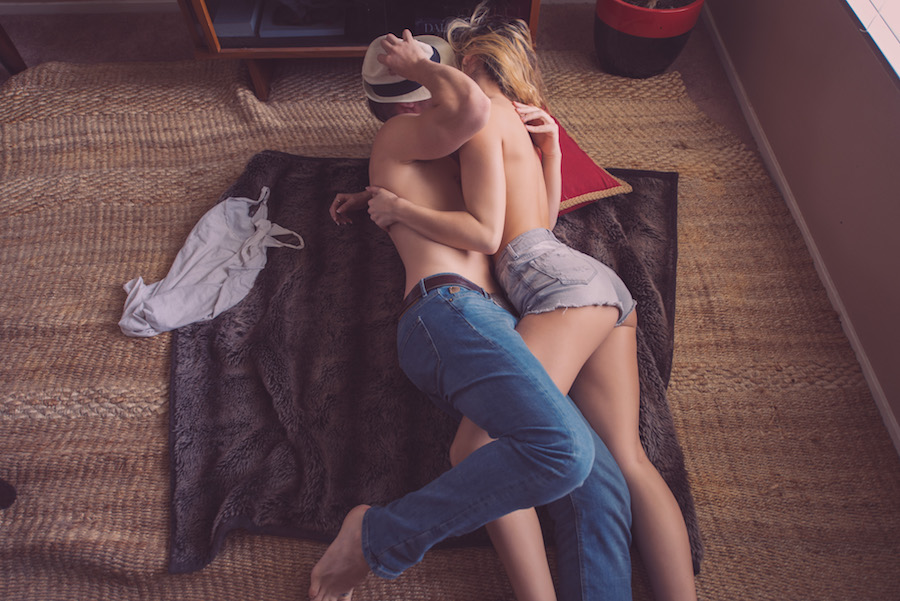
#> input picture clarifai/clarifai_images/nsfw-002.jpg, 900 x 601 px
$ jupyter execute --allow-errors clarifai_api_trial.ipynb   (shell and % lines are left out)   (Python 2 division)   (older library calls are emulated)
#> lines starting #> are read from the running program, lines starting #| are printed output that depends on the picture
### Import libraries

[cell 1]
from clarifai.rest import ClarifaiApp
import scipy.misc
import matplotlib.pyplot as plt
import matplotlib.image as mpimg
import numpy as np

#> (a cell that did not finish here is left out)

[cell 3]
from clarifai.rest import Image as ClImage
#> (the rest of this cell did not finish here and is left out)

### NSFW image trial

[cell 4]
img=mpimg.imread('clarifai_images/nsfw-002.jpg')
#> img is the input picture: shape (601, 900, 3); mean R, G, B 99.6, 73.2, 76.7

[cell 5]
imgplot = plt.imshow(img)

#### Adding random perturbations

[cell 6]
random_perturb = np.random.randn(*img.shape)

[cell 7]
img_mod = np.clip(img + 20*np.sign(random_perturb),0,255)
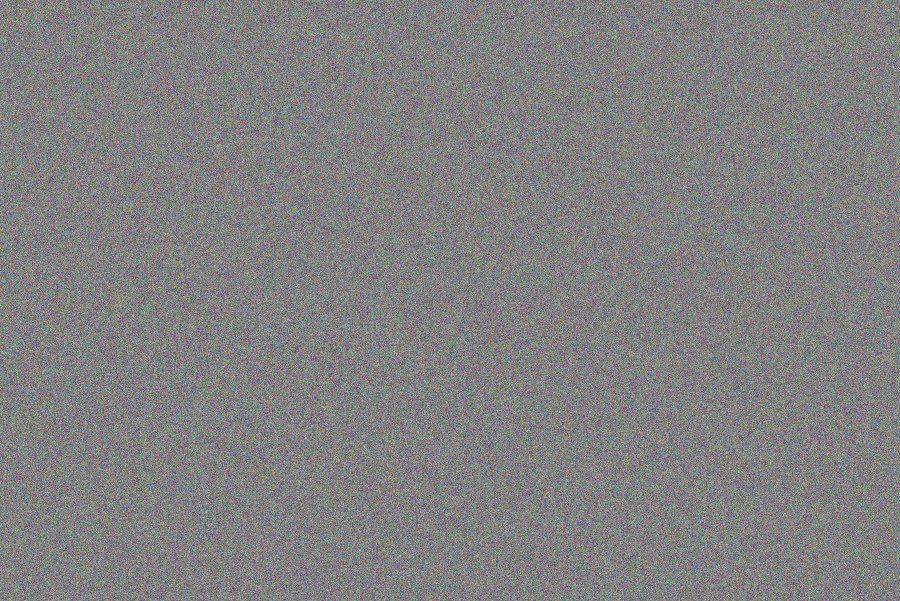
#> random_perturb: shape (601, 900, 3) float64; mean R, G, B -0.00109, 0.00224, 0.00177; drawn with min black and max white

[cell 8]
plt.imshow(img_mod/255)

[cell 9]
# small_image=scipy.misc.imresize(img,25)
plt.imsave('clarifai_images/nsfw-002-noisy-20.jpg',img_mod/255)

[cell 10]
nsfw_rand = plt.imread('clarifai_images/nsfw-002-noisy-20.jpg')

[cell 11]
plt.imshow(nsfw_rand)

#> (a cell that did not finish here is left out)

### Drug image trial

#> (a cell that did not finish here is left out)

[cell 14]
drugs_image_array=mpimg.imread('clarifai_images/drugs_small.jpg')
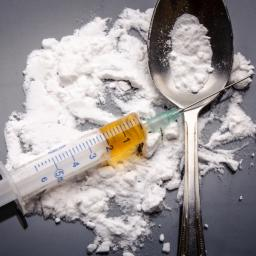
#> input picture clarifai/clarifai_images/drugs_small.jpg, 256 x 256 px
#> drugs_image_array is the input picture: shape (256, 256, 3); mean R, G, B 156.4, 150.5, 151.4
small_drugs_img=scipy.misc.imresize(drugs_image_array,25)
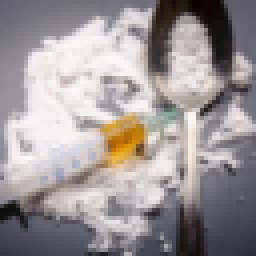
#> small_drugs_img: shape (64, 64, 3) (shown 4 times larger); mean R, G, B 156.5, 150.6, 151.5
plt.imsave('clarifai_images/drugs_resized_25.jpg',small_drugs_img)
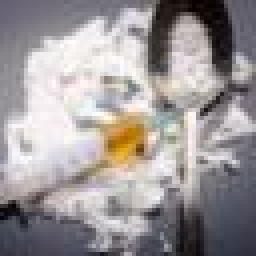
#> saved as drugs_resized_25.jpg: shape (64, 64, 3) (shown 4 times larger); mean R, G, B 156.3, 150.7, 151.4

#> (a cell that did not finish here is left out)

### Gradient estimation attack

[cell 16]
# [7 lines left out: function moderation_dict_reader, not called in this run]

[cell 17]
# [21 lines left out: function CW_est, not called in this run]

[cell 18]
# [16 lines left out: function xent_est, not called in this run]

[cell 19]
# [36 lines left out: function finite_diff_method, not called in this run]

#> (a cell that did not finish here is left out)

#> (a cell that did not finish here is left out)

#> (a cell that did not finish here is left out)

#> (a cell that did not finish here is left out)

#> (a cell that did not finish here is left out)

#> (a cell that did not finish here is left out)

#> (a cell that did not finish here is left out)

#> (a cell that did not finish here is left out)

[cell 28]
small_adv=plt.imread('nsfw_image_adv.jpg')
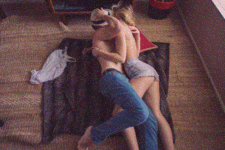
#> input picture clarifai/clarifai_images/nsfw_image_adv.jpg, 225 x 150 px, found by its file name
#> small_adv is the input picture: shape (150, 225, 4) float32; mean R, G, B, A 0.372, 0.268, 0.282, 1
image_resized_noisy=scipy.misc.imresize(small_adv,4.0)
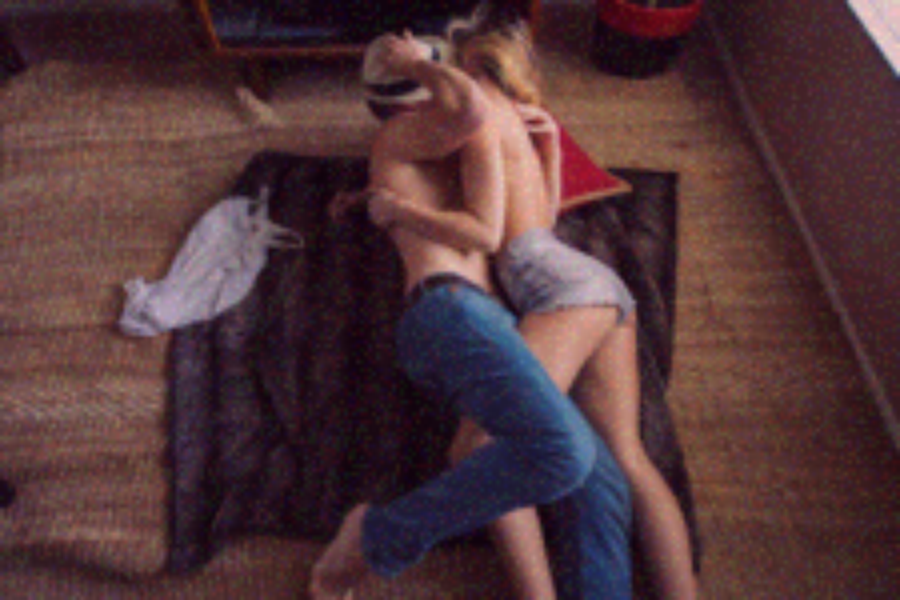
#> image_resized_noisy: shape (600, 900, 4); mean R, G, B, A 82, 53.4, 57.2, 255
plt.imshow(image_resized_noisy)
plt.imsave('nsfw-002-noisy-resized.jpg',image_resized_noisy)
